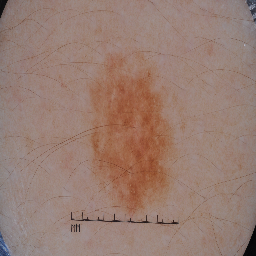
#> input picture samples/metrics/0161/0161.png, 256 x 256 px
$ python bicub.py
#> lines starting #> are read from the running program, lines starting #| are printed output that depends on the picture
import cv2
import numpy as np

def generate_lr_image(hr_image, scale_factor=4):
    """Generate a low-resolution image from a high-resolution image using bicubic downsampling."""
    if hr_image is None:
        raise ValueError("Input image is None. Check if the file path is correct and the image exists.")

    h, w = hr_image.shape[:2]
    lr_image = cv2.resize(
        hr_image,
        (w // scale_factor, h // scale_factor),
        interpolation=cv2.INTER_CUBIC
    )
    return lr_image

# Usage example
image_path = '0161.png'
hr_image = cv2.imread(image_path)
#> hr_image is the input picture: shape (256, 256, 3); mean B, G, R 114, 124.7, 151.9

if hr_image is None:
    print(f"Failed to load image from path: {image_path}")
else:
    lr_image = generate_lr_image(hr_image, scale_factor=4)
#> in generate_lr_image, `lr_image = cv2.resize( hr_image, (w // scale_factor, h // scale_factor..`:
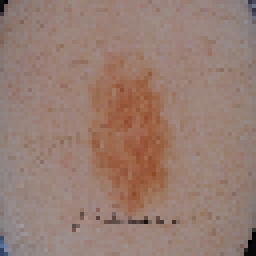
#> lr_image: shape (64, 64, 3) (shown 4 times larger); mean B, G, R 114, 124.7, 151.9
    cv2.imwrite('0161_lr.png', lr_image)
